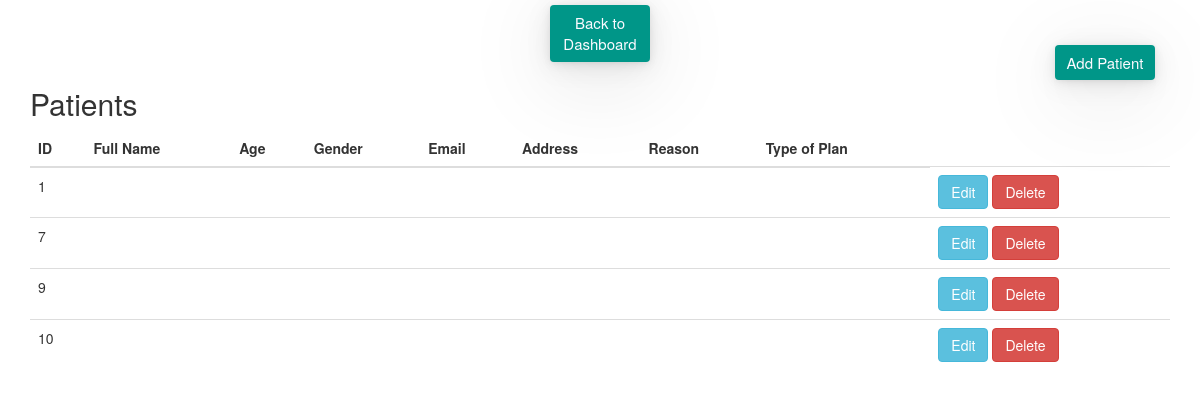
The page /view.php on the database its author committed.
### tables this page shows
CREATE TABLE `users` (
  `id` int(30) NOT NULL,
  `doctor_id` int(30) NOT NULL,
  `name` varchar(200) NOT NULL,
  `address` text NOT NULL,
  `contact` text NOT NULL,
  `username` varchar(100) NOT NULL,
  `password` varchar(200) NOT NULL,
  `type` tinyint(1) NOT NULL DEFAULT 2 COMMENT '1=admin , 2 = doctor,3=patient'
);

### view.php (the view, shortened to what this page needs)
<?php
require_once ('admconfig.php');
$sql = "SELECT * FROM `users` ";
$result = $conn->query($sql);
?>
<!DOCTYPE html>
<html>
<head>
	<a href="dashboard.php">
	<div id = "containerx">
      <button id="btnOne" value="Go back!" onclick="history.back()">Back to Dashboard</button></a>
	  <a href="create.php">
	  <div id = "containerxx">
      <button id="btnOne" value="Go back!" onclick="history.back()">Add Patient</button></a>
<link rel="stylesheet" href="https://maxcdn.bootstrapcdn.com/bootstrap/3.4.0/css/bootstrap.min.css">
</head>
<body>
	<div class="container">
		<h2>Patients</h2>
<table class="table">
	<thead>
		<tr>
		<th>ID</th>
		<th>Full Name</th>
		<th>Age</th>
		<th>Gender</th>
		<th>Email</th>
		<th>Address</th>
		<th>Reason</th>
		<th>Type of Plan</th>
	</tr>
	</thead>
	<tbody>
		<?php
			if ($result->num_rows > 0) {
				while ($row = $result->fetch_assoc()) {
		?>
					<tr>
					<td><?php echo $row['id']; ?></td>
					<td><?php echo $row['fullname']; ?></td>
					<td><?php echo $row['age']; ?></td>
					<td><?php echo $row['gender']; ?></td>
					<td><?php echo $row['email']; ?></td>
					<td><?php echo $row['phonenumber']; ?></td>
					<td><?php echo $row['addrss']; ?></td>
					<td><?php echo $row['plan']; ?></td>
					<td><a class="btn btn-info"
					href="update.php?id=<?php echo $row['id']; ?>">Edit</a>&nbsp;<a class="btn btn-danger"
					href="delete.php?id=<?php echo $row['id']; ?>"
					<a href="deletelink" onclick="return confirm('Are you sure you want to delete?')">Delete</a></td>
					</tr>
		<?php		}
			}
		?>
	</tbody>
</table>
	</div>
</body>
</html>

### view.php (style rules this page uses)
button { font-size: 15px; padding:7px; border-radius: 4px; margin:5px; color: #fbfaff; position: relative; background: #009688; width: 10rem; border: none; outline: none; box-shadow: 0 0.7px 4px rgba(0, 0, 0, 0.045), 0 1.9px 11.1px rgba(0, 0, 0, 0.065), 0 4.5px 26.8px rgba(0, 0, 0, 0.085), 0 15px 89px rgba(0, 0, 0, 0.13); }
#containerx { display: flex; align-items: center; justify-content: center; border: none; outline: none; }
#containerxx { padding: 30px; display:block; text-align:center; position: absolute; top: 10px; right: 10px; }

### rows shown on the page
users: id "1"
users: id "7"
users: id "9"
users: id "10"
